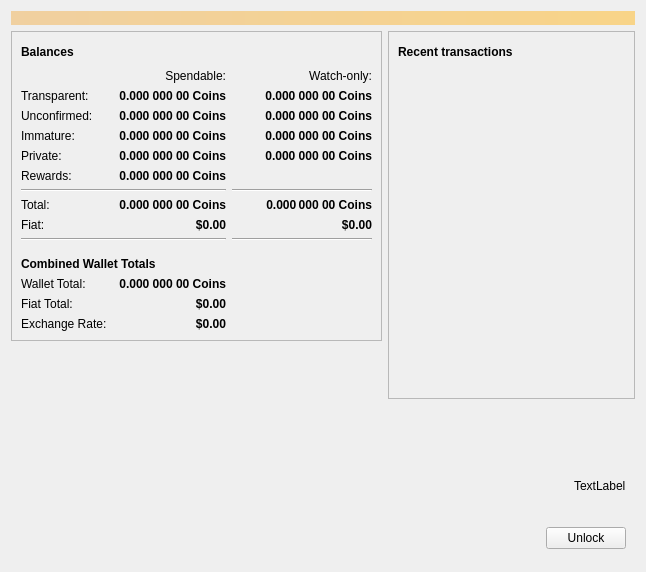
<?xml version="1.0" encoding="UTF-8"?>
<ui version="4.0">
 <class>OverviewPage</class>
 <widget class="QWidget" name="OverviewPage">
  <property name="geometry">
   <rect>
    <x>0</x>
    <y>0</y>
    <width>646</width>
    <height>572</height>
   </rect>
  </property>
  <property name="windowTitle">
   <string>Form</string>
  </property>
  <layout class="QGridLayout" name="gridLayout_3">
   <item row="0" column="0" colspan="2">
    <widget class="QLabel" name="labelAlerts">
     <property name="visible">
      <bool>true</bool>
     </property>
     <property name="styleSheet">
      <string notr="true">QLabel { background-color: qlineargradient(x1: 0, y1: 0, x2: 1, y2: 0, stop:0 #F0D0A0, stop:1 #F8D488); color:#000000; }</string>
     </property>
     <property name="alignment">
      <set>Qt::AlignCenter</set>
     </property>
     <property name="wordWrap">
      <bool>true</bool>
     </property>
     <property name="margin">
      <number>3</number>
     </property>
     <property name="textInteractionFlags">
      <set>Qt::TextSelectableByMouse</set>
     </property>
    </widget>
   </item>
   <item row="1" column="0">
    <widget class="QFrame" name="frame">
     <property name="frameShape">
      <enum>QFrame::StyledPanel</enum>
     </property>
     <property name="frameShadow">
      <enum>QFrame::Raised</enum>
     </property>
     <layout class="QGridLayout" name="gridLayout">
      <item row="13" column="0">
       <spacer name="verticalSpacerCombined">
        <property name="orientation">
         <enum>Qt::Vertical</enum>
        </property>
        <property name="sizeType">
         <enum>QSizePolicy::MinimumExpanding</enum>
        </property>
        <property name="sizeHint" stdset="0">
         <size>
          <width>20</width>
          <height>10</height>
         </size>
        </property>
       </spacer>
      </item>
      <item row="1" column="3">
       <widget class="QLabel" name="labelWatchonly">
        <property name="text">
         <string>Watch-only:</string>
        </property>
        <property name="alignment">
         <set>Qt::AlignRight|Qt::AlignTrailing|Qt::AlignVCenter</set>
        </property>
       </widget>
      </item>
      <item row="2" column="0">
       <widget class="QLabel" name="labelBalanceText">
        <property name="text">
         <string>Transparent:</string>
        </property>
       </widget>
      </item>
      <item row="1" column="2">
       <widget class="QLabel" name="labelSpendable">
        <property name="text">
         <string>Spendable:</string>
        </property>
        <property name="alignment">
         <set>Qt::AlignRight|Qt::AlignTrailing|Qt::AlignVCenter</set>
        </property>
       </widget>
      </item>
      <item row="4" column="3">
       <widget class="QLabel" name="labelWatchImmature">
        <property name="font">
         <font>
          <weight>75</weight>
          <bold>true</bold>
         </font>
        </property>
        <property name="cursor">
         <cursorShape>IBeamCursor</cursorShape>
        </property>
        <property name="toolTip">
         <string>Mined balance in watch-only addresses that has not yet matured</string>
        </property>
        <property name="text">
         <string notr="true">0.000 000 00 Coins</string>
        </property>
        <property name="alignment">
         <set>Qt::AlignRight|Qt::AlignTrailing|Qt::AlignVCenter</set>
        </property>
        <property name="textInteractionFlags">
         <set>Qt::LinksAccessibleByMouse|Qt::TextSelectableByKeyboard|Qt::TextSelectableByMouse</set>
        </property>
       </widget>
      </item>
      <item row="11" column="3">
       <widget class="QLabel" name="labelWatchFiat">
        <property name="font">
         <font>
          <weight>75</weight>
          <bold>true</bold>
         </font>
        </property>
        <property name="cursor">
         <cursorShape>IBeamCursor</cursorShape>
        </property>
        <property name="text">
         <string notr="true">$0.00</string>
        </property>
        <property name="alignment">
         <set>Qt::AlignRight|Qt::AlignTrailing|Qt::AlignVCenter</set>
        </property>
       </widget>
      </item>
      <item row="3" column="2">
       <widget class="QLabel" name="labelUnconfirmed">
        <property name="font">
         <font>
          <weight>75</weight>
          <bold>true</bold>
         </font>
        </property>
        <property name="cursor">
         <cursorShape>IBeamCursor</cursorShape>
        </property>
        <property name="toolTip">
         <string>Total of transactions that have yet to be confirmed, and do not yet count toward the spendable balance</string>
        </property>
        <property name="text">
         <string notr="true">0.000 000 00 Coins</string>
        </property>
        <property name="alignment">
         <set>Qt::AlignRight|Qt::AlignTrailing|Qt::AlignVCenter</set>
        </property>
        <property name="textInteractionFlags">
         <set>Qt::LinksAccessibleByMouse|Qt::TextSelectableByKeyboard|Qt::TextSelectableByMouse</set>
        </property>
       </widget>
      </item>
      <item row="8" column="0">
       <widget class="QLabel" name="labelTotalText">
        <property name="text">
         <string>Total:</string>
        </property>
       </widget>
      </item>
      <item row="5" column="0">
       <widget class="QLabel" name="labelPrivateTotalText">
        <property name="mouseTracking">
         <bool>false</bool>
        </property>
        <property name="text">
         <string>Private:</string>
        </property>
        <property name="textFormat">
         <enum>Qt::AutoText</enum>
        </property>
       </widget>
      </item>
      <item row="8" column="3">
       <widget class="QLabel" name="labelWatchTotal">
        <property name="font">
         <font>
          <weight>75</weight>
          <bold>true</bold>
         </font>
        </property>
        <property name="cursor">
         <cursorShape>IBeamCursor</cursorShape>
        </property>
        <property name="toolTip">
         <string>Current total balance in watch-only addresses</string>
        </property>
        <property name="text">
         <string notr="true">0.000 000 00 Coins</string>
        </property>
        <property name="alignment">
         <set>Qt::AlignRight|Qt::AlignTrailing|Qt::AlignVCenter</set>
        </property>
        <property name="textInteractionFlags">
         <set>Qt::LinksAccessibleByMouse|Qt::TextSelectableByKeyboard|Qt::TextSelectableByMouse</set>
        </property>
       </widget>
      </item>
      <item row="11" column="2">
       <widget class="QLabel" name="labelFiat">
        <property name="font">
         <font>
          <weight>75</weight>
          <bold>true</bold>
         </font>
        </property>
        <property name="cursor">
         <cursorShape>IBeamCursor</cursorShape>
        </property>
        <property name="text">
         <string>$0.00</string>
        </property>
        <property name="alignment">
         <set>Qt::AlignRight|Qt::AlignTrailing|Qt::AlignVCenter</set>
        </property>
       </widget>
      </item>
      <item row="4" column="0">
       <widget class="QLabel" name="labelImmatureText">
        <property name="text">
         <string>Immature:</string>
        </property>
       </widget>
      </item>
      <item row="12" column="3">
       <widget class="Line" name="lineWatchFiat">
        <property name="orientation">
         <enum>Qt::Horizontal</enum>
        </property>
       </widget>
      </item>
      <item row="7" column="0" colspan="3">
       <widget class="Line" name="line">
        <property name="orientation">
         <enum>Qt::Horizontal</enum>
        </property>
       </widget>
      </item>
      <item row="6" column="2">
       <widget class="QLabel" name="labelInterestBalance">
        <property name="font">
         <font>
          <weight>75</weight>
          <bold>true</bold>
         </font>
        </property>
        <property name="cursor">
         <cursorShape>IBeamCursor</cursorShape>
        </property>
        <property name="toolTip">
         <string>Your current rewards (interest)</string>
        </property>
        <property name="text">
         <string>0.000 000 00 Coins</string>
        </property>
        <property name="alignment">
         <set>Qt::AlignRight|Qt::AlignTrailing|Qt::AlignVCenter</set>
        </property>
        <property name="textInteractionFlags">
         <set>Qt::LinksAccessibleByMouse|Qt::TextSelectableByKeyboard|Qt::TextSelectableByMouse</set>
        </property>
       </widget>
      </item>
      <item row="2" column="3">
       <widget class="QLabel" name="labelWatchAvailable">
        <property name="font">
         <font>
          <weight>75</weight>
          <bold>true</bold>
         </font>
        </property>
        <property name="cursor">
         <cursorShape>IBeamCursor</cursorShape>
        </property>
        <property name="toolTip">
         <string>Your current balance in watch-only addresses</string>
        </property>
        <property name="text">
         <string notr="true">0.000 000 00 Coins</string>
        </property>
        <property name="alignment">
         <set>Qt::AlignRight|Qt::AlignTrailing|Qt::AlignVCenter</set>
        </property>
        <property name="textInteractionFlags">
         <set>Qt::LinksAccessibleByMouse|Qt::TextSelectableByKeyboard|Qt::TextSelectableByMouse</set>
        </property>
       </widget>
      </item>
      <item row="2" column="2">
       <widget class="QLabel" name="labelBalance">
        <property name="font">
         <font>
          <weight>75</weight>
          <bold>true</bold>
         </font>
        </property>
        <property name="cursor">
         <cursorShape>IBeamCursor</cursorShape>
        </property>
        <property name="toolTip">
         <string>Your current spendable balance</string>
        </property>
        <property name="text">
         <string notr="true">0.000 000 00 Coins</string>
        </property>
        <property name="alignment">
         <set>Qt::AlignRight|Qt::AlignTrailing|Qt::AlignVCenter</set>
        </property>
        <property name="textInteractionFlags">
         <set>Qt::LinksAccessibleByMouse|Qt::TextSelectableByKeyboard|Qt::TextSelectableByMouse</set>
        </property>
       </widget>
      </item>
      <item row="16" column="0">
       <widget class="QLabel" name="labelFiatTotalText">
        <property name="text">
         <string>Fiat Total:</string>
        </property>
       </widget>
      </item>
      <item row="12" column="0" colspan="3">
       <widget class="Line" name="lineFiat">
        <property name="orientation">
         <enum>Qt::Horizontal</enum>
        </property>
       </widget>
      </item>
      <item row="8" column="2">
       <widget class="QLabel" name="labelTotal">
        <property name="font">
         <font>
          <weight>75</weight>
          <bold>true</bold>
         </font>
        </property>
        <property name="cursor">
         <cursorShape>IBeamCursor</cursorShape>
        </property>
        <property name="toolTip">
         <string>Your current total balance</string>
        </property>
        <property name="text">
         <string notr="true">0.000 000 00 Coins</string>
        </property>
        <property name="alignment">
         <set>Qt::AlignRight|Qt::AlignTrailing|Qt::AlignVCenter</set>
        </property>
        <property name="textInteractionFlags">
         <set>Qt::LinksAccessibleByMouse|Qt::TextSelectableByKeyboard|Qt::TextSelectableByMouse</set>
        </property>
       </widget>
      </item>
      <item row="3" column="3">
       <widget class="QLabel" name="labelWatchPending">
        <property name="font">
         <font>
          <weight>75</weight>
          <bold>true</bold>
         </font>
        </property>
        <property name="cursor">
         <cursorShape>IBeamCursor</cursorShape>
        </property>
        <property name="toolTip">
         <string>Unconfirmed transactions to watch-only addresses</string>
        </property>
        <property name="text">
         <string notr="true">0.000 000 00 Coins</string>
        </property>
        <property name="alignment">
         <set>Qt::AlignRight|Qt::AlignTrailing|Qt::AlignVCenter</set>
        </property>
        <property name="textInteractionFlags">
         <set>Qt::LinksAccessibleByMouse|Qt::TextSelectableByKeyboard|Qt::TextSelectableByMouse</set>
        </property>
       </widget>
      </item>
      <item row="4" column="2">
       <widget class="QLabel" name="labelImmature">
        <property name="font">
         <font>
          <weight>75</weight>
          <bold>true</bold>
         </font>
        </property>
        <property name="cursor">
         <cursorShape>IBeamCursor</cursorShape>
        </property>
        <property name="toolTip">
         <string>Mined balance that has not yet matured</string>
        </property>
        <property name="text">
         <string notr="true">0.000 000 00 Coins</string>
        </property>
        <property name="alignment">
         <set>Qt::AlignRight|Qt::AlignTrailing|Qt::AlignVCenter</set>
        </property>
        <property name="textInteractionFlags">
         <set>Qt::LinksAccessibleByMouse|Qt::TextSelectableByKeyboard|Qt::TextSelectableByMouse</set>
        </property>
       </widget>
      </item>
      <item row="11" column="0">
       <widget class="QLabel" name="labelFiatText">
        <property name="text">
         <string>Fiat:</string>
        </property>
       </widget>
      </item>
      <item row="17" column="0">
       <widget class="QLabel" name="labelExchangeText">
        <property name="text">
         <string>Exchange Rate:</string>
        </property>
       </widget>
      </item>
      <item row="16" column="2">
       <widget class="QLabel" name="labelFiatTotal">
        <property name="font">
         <font>
          <weight>75</weight>
          <bold>true</bold>
         </font>
        </property>
        <property name="cursor">
         <cursorShape>UpArrowCursor</cursorShape>
        </property>
        <property name="text">
         <string>$0.00</string>
        </property>
        <property name="alignment">
         <set>Qt::AlignRight|Qt::AlignTrailing|Qt::AlignVCenter</set>
        </property>
        <property name="textInteractionFlags">
         <set>Qt::LinksAccessibleByMouse</set>
        </property>
       </widget>
      </item>
      <item row="3" column="0">
       <widget class="QLabel" name="labelPendingText">
        <property name="text">
         <string>Unconfirmed:</string>
        </property>
        <property name="margin">
         <number>0</number>
        </property>
       </widget>
      </item>
      <item row="5" column="3">
       <widget class="QLabel" name="labelPrivateWatchBalance">
        <property name="font">
         <font>
          <weight>75</weight>
          <bold>true</bold>
         </font>
        </property>
        <property name="cursor">
         <cursorShape>IBeamCursor</cursorShape>
        </property>
        <property name="toolTip">
         <string>Your current private balance</string>
        </property>
        <property name="text">
         <string>0.000 000 00 Coins</string>
        </property>
        <property name="alignment">
         <set>Qt::AlignRight|Qt::AlignTrailing|Qt::AlignVCenter</set>
        </property>
        <property name="textInteractionFlags">
         <set>Qt::LinksAccessibleByMouse|Qt::TextSelectableByKeyboard|Qt::TextSelectableByMouse</set>
        </property>
       </widget>
      </item>
      <item row="17" column="2">
       <widget class="QLabel" name="labelExchange">
        <property name="font">
         <font>
          <weight>75</weight>
          <bold>true</bold>
         </font>
        </property>
        <property name="cursor">
         <cursorShape>UpArrowCursor</cursorShape>
        </property>
        <property name="toolTip">
         <string>Your current total balance</string>
        </property>
        <property name="text">
         <string notr="true">$0.00</string>
        </property>
        <property name="alignment">
         <set>Qt::AlignRight|Qt::AlignTrailing|Qt::AlignVCenter</set>
        </property>
        <property name="textInteractionFlags">
         <set>Qt::LinksAccessibleByMouse</set>
        </property>
       </widget>
      </item>
      <item row="5" column="2">
       <widget class="QLabel" name="labelPrivateBalance">
        <property name="font">
         <font>
          <weight>75</weight>
          <bold>true</bold>
         </font>
        </property>
        <property name="cursor">
         <cursorShape>IBeamCursor</cursorShape>
        </property>
        <property name="toolTip">
         <string>Your current private balance</string>
        </property>
        <property name="text">
         <string>0.000 000 00 Coins</string>
        </property>
        <property name="alignment">
         <set>Qt::AlignRight|Qt::AlignTrailing|Qt::AlignVCenter</set>
        </property>
        <property name="textInteractionFlags">
         <set>Qt::LinksAccessibleByMouse|Qt::TextSelectableByKeyboard|Qt::TextSelectableByMouse</set>
        </property>
       </widget>
      </item>
      <item row="15" column="2">
       <widget class="QLabel" name="labelWalletTotal">
        <property name="font">
         <font>
          <weight>75</weight>
          <bold>true</bold>
         </font>
        </property>
        <property name="cursor">
         <cursorShape>UpArrowCursor</cursorShape>
        </property>
        <property name="text">
         <string>0.000 000 00 Coins</string>
        </property>
        <property name="alignment">
         <set>Qt::AlignRight|Qt::AlignTrailing|Qt::AlignVCenter</set>
        </property>
        <property name="textInteractionFlags">
         <set>Qt::LinksAccessibleByMouse</set>
        </property>
       </widget>
      </item>
      <item row="6" column="0">
       <widget class="QLabel" name="labelInterestTotalText">
        <property name="text">
         <string>Rewards:</string>
        </property>
       </widget>
      </item>
      <item row="7" column="3">
       <widget class="Line" name="lineWatchBalance">
        <property name="sizePolicy">
         <sizepolicy hsizetype="Preferred" vsizetype="Fixed">
          <horstretch>0</horstretch>
          <verstretch>0</verstretch>
         </sizepolicy>
        </property>
        <property name="minimumSize">
         <size>
          <width>140</width>
          <height>0</height>
         </size>
        </property>
        <property name="orientation">
         <enum>Qt::Horizontal</enum>
        </property>
       </widget>
      </item>
      <item row="0" column="0" colspan="4">
       <layout class="QHBoxLayout" name="horizontalLayout_4">
        <item>
         <widget class="QLabel" name="label_6">
          <property name="font">
           <font>
            <weight>75</weight>
            <bold>true</bold>
           </font>
          </property>
          <property name="text">
           <string>Balances</string>
          </property>
         </widget>
        </item>
        <item>
         <widget class="QPushButton" name="labelWalletStatus">
          <property name="enabled">
           <bool>true</bool>
          </property>
          <property name="maximumSize">
           <size>
            <width>30</width>
            <height>16777215</height>
           </size>
          </property>
          <property name="toolTip">
           <string>The displayed information may be out of date. Your wallet automatically synchronizes with the ZDEEX network after a connection is established, but this process has not completed yet.</string>
          </property>
          <property name="text">
           <string/>
          </property>
          <property name="icon">
           <iconset resource="../komodo.qrc">
            <normaloff>:/icons/warning</normaloff>
            <disabledoff>:/icons/warning</disabledoff>:/icons/warning</iconset>
          </property>
          <property name="iconSize">
           <size>
            <width>24</width>
            <height>24</height>
           </size>
          </property>
          <property name="flat">
           <bool>true</bool>
          </property>
         </widget>
        </item>
        <item>
         <spacer name="horizontalSpacer_4">
          <property name="orientation">
           <enum>Qt::Horizontal</enum>
          </property>
          <property name="sizeHint" stdset="0">
           <size>
            <width>40</width>
            <height>20</height>
           </size>
          </property>
         </spacer>
        </item>
       </layout>
      </item>
      <item row="15" column="0">
       <widget class="QLabel" name="labelWalletTotalText">
        <property name="text">
         <string>Wallet Total:</string>
        </property>
       </widget>
      </item>
      <item row="14" column="0" colspan="3">
       <widget class="QLabel" name="labelCombinedText">
        <property name="font">
         <font>
          <weight>75</weight>
          <bold>true</bold>
         </font>
        </property>
        <property name="text">
         <string>Combined Wallet Totals</string>
        </property>
       </widget>
      </item>
     </layout>
    </widget>
   </item>
   <item row="1" column="1" rowspan="2">
    <layout class="QVBoxLayout" name="verticalLayout_3">
     <item>
      <widget class="QFrame" name="frame_2">
       <property name="frameShape">
        <enum>QFrame::StyledPanel</enum>
       </property>
       <property name="frameShadow">
        <enum>QFrame::Raised</enum>
       </property>
       <layout class="QVBoxLayout" name="verticalLayout">
        <item>
         <layout class="QHBoxLayout" name="horizontalLayout_2">
          <item>
           <widget class="QLabel" name="label_4">
            <property name="font">
             <font>
              <weight>75</weight>
              <bold>true</bold>
             </font>
            </property>
            <property name="text">
             <string>Recent transactions</string>
            </property>
           </widget>
          </item>
          <item>
           <widget class="QPushButton" name="labelTransactionsStatus">
            <property name="enabled">
             <bool>true</bool>
            </property>
            <property name="maximumSize">
             <size>
              <width>30</width>
              <height>16777215</height>
             </size>
            </property>
            <property name="toolTip">
             <string>The displayed information may be out of date. Your wallet automatically synchronizes with the ZDEEX network after a connection is established, but this process has not completed yet.</string>
            </property>
            <property name="text">
             <string/>
            </property>
            <property name="icon">
             <iconset resource="../komodo.qrc">
              <normaloff>:/icons/warning</normaloff>
              <disabledoff>:/icons/warning</disabledoff>:/icons/warning</iconset>
            </property>
            <property name="iconSize">
             <size>
              <width>24</width>
              <height>24</height>
             </size>
            </property>
            <property name="flat">
             <bool>true</bool>
            </property>
           </widget>
          </item>
          <item>
           <spacer name="horizontalSpacer">
            <property name="orientation">
             <enum>Qt::Horizontal</enum>
            </property>
            <property name="sizeHint" stdset="0">
             <size>
              <width>40</width>
              <height>20</height>
             </size>
            </property>
           </spacer>
          </item>
         </layout>
        </item>
        <item>
         <widget class="QListView" name="listTransactions">
          <property name="styleSheet">
           <string notr="true">QListView { background: transparent; }</string>
          </property>
          <property name="frameShape">
           <enum>QFrame::NoFrame</enum>
          </property>
          <property name="verticalScrollBarPolicy">
           <enum>Qt::ScrollBarAlwaysOff</enum>
          </property>
          <property name="horizontalScrollBarPolicy">
           <enum>Qt::ScrollBarAlwaysOff</enum>
          </property>
          <property name="selectionMode">
           <enum>QAbstractItemView::NoSelection</enum>
          </property>
         </widget>
        </item>
        <item>
         <spacer name="horizontalSpacer_5">
          <property name="orientation">
           <enum>Qt::Horizontal</enum>
          </property>
          <property name="sizeHint" stdset="0">
           <size>
            <width>40</width>
            <height>20</height>
           </size>
          </property>
         </spacer>
        </item>
        <item>
         <spacer name="verticalSpacer_2">
          <property name="orientation">
           <enum>Qt::Vertical</enum>
          </property>
          <property name="sizeHint" stdset="0">
           <size>
            <width>20</width>
            <height>40</height>
           </size>
          </property>
         </spacer>
        </item>
       </layout>
      </widget>
     </item>
    </layout>
   </item>
   <item row="2" column="0">
    <spacer name="verticalSpacer_3">
     <property name="orientation">
      <enum>Qt::Vertical</enum>
     </property>
     <property name="sizeHint" stdset="0">
      <size>
       <width>20</width>
       <height>40</height>
      </size>
     </property>
    </spacer>
   </item>
   <item row="3" column="1">
    <spacer name="verticalSpacer">
     <property name="orientation">
      <enum>Qt::Vertical</enum>
     </property>
     <property name="sizeHint" stdset="0">
      <size>
       <width>20</width>
       <height>40</height>
      </size>
     </property>
    </spacer>
   </item>
   <item row="4" column="0" colspan="2">
    <widget class="QFrame" name="frame_5">
     <property name="sizePolicy">
      <sizepolicy hsizetype="Expanding" vsizetype="Fixed">
       <horstretch>0</horstretch>
       <verstretch>0</verstretch>
      </sizepolicy>
     </property>
     <property name="frameShape">
      <enum>QFrame::NoFrame</enum>
     </property>
     <property name="frameShadow">
      <enum>QFrame::Raised</enum>
     </property>
     <layout class="QHBoxLayout" name="horizontalLayout">
      <item>
       <spacer name="horizontalSpacer_6">
        <property name="orientation">
         <enum>Qt::Horizontal</enum>
        </property>
        <property name="sizeHint" stdset="0">
         <size>
          <width>87</width>
          <height>28</height>
         </size>
        </property>
       </spacer>
      </item>
      <item>
       <widget class="QLabel" name="lblLockedMessage">
        <property name="text">
         <string>TextLabel</string>
        </property>
       </widget>
      </item>
     </layout>
    </widget>
   </item>
   <item row="5" column="0" colspan="2">
    <widget class="QFrame" name="frame_3">
     <property name="sizePolicy">
      <sizepolicy hsizetype="Expanding" vsizetype="Fixed">
       <horstretch>0</horstretch>
       <verstretch>0</verstretch>
      </sizepolicy>
     </property>
     <property name="frameShape">
      <enum>QFrame::NoFrame</enum>
     </property>
     <property name="frameShadow">
      <enum>QFrame::Raised</enum>
     </property>
     <layout class="QGridLayout" name="gridLayout_2">
      <item row="0" column="1">
       <widget class="QPushButton" name="btnUnlock">
        <property name="text">
         <string>Unlock</string>
        </property>
       </widget>
      </item>
      <item row="0" column="0">
       <spacer name="horizontalSpacer_3">
        <property name="orientation">
         <enum>Qt::Horizontal</enum>
        </property>
        <property name="sizeHint" stdset="0">
         <size>
          <width>87</width>
          <height>28</height>
         </size>
        </property>
       </spacer>
      </item>
     </layout>
    </widget>
   </item>
  </layout>
 </widget>
 <resources>
  <include location="../komodo.qrc"/>
 </resources>
 <connections/>
</ui>
